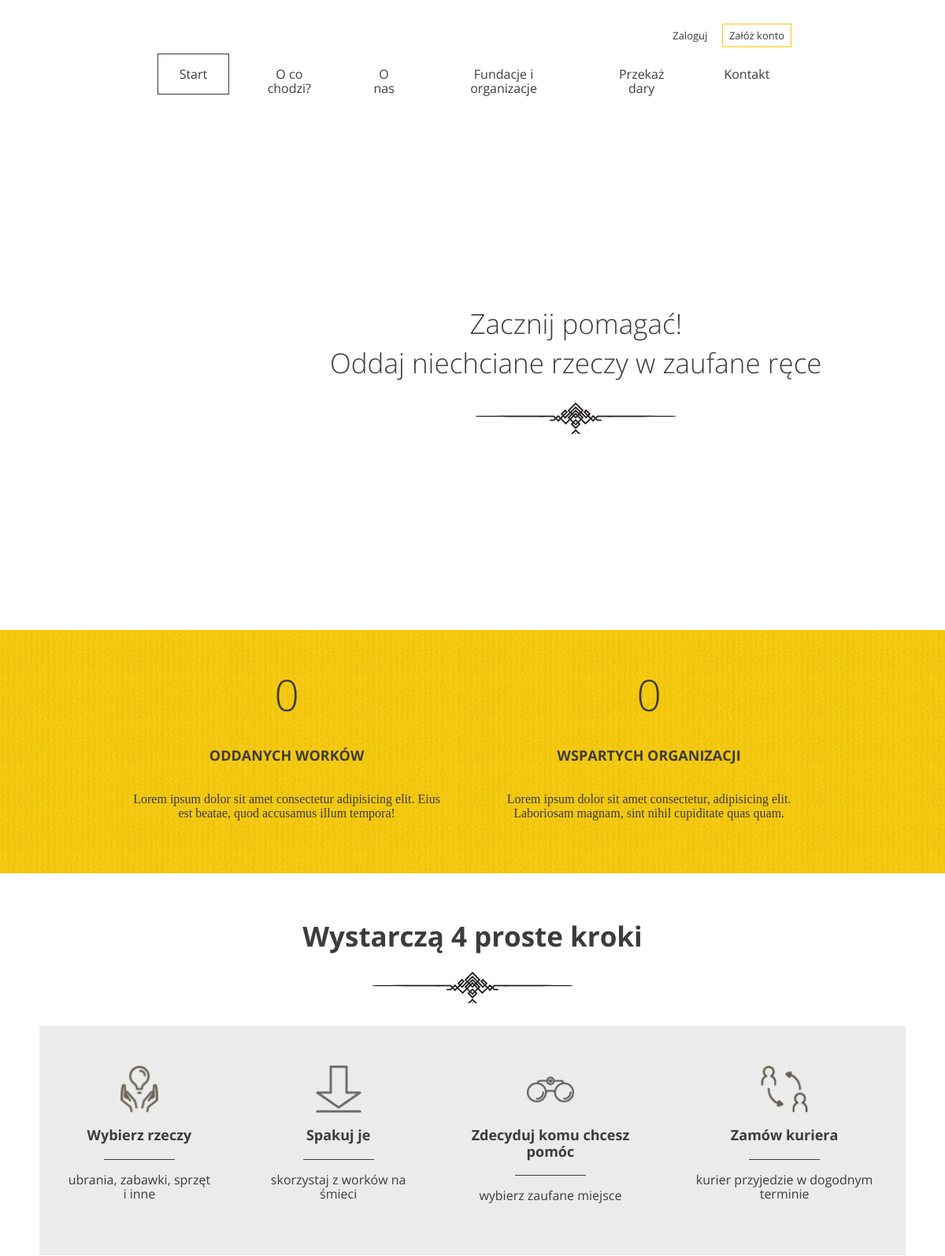
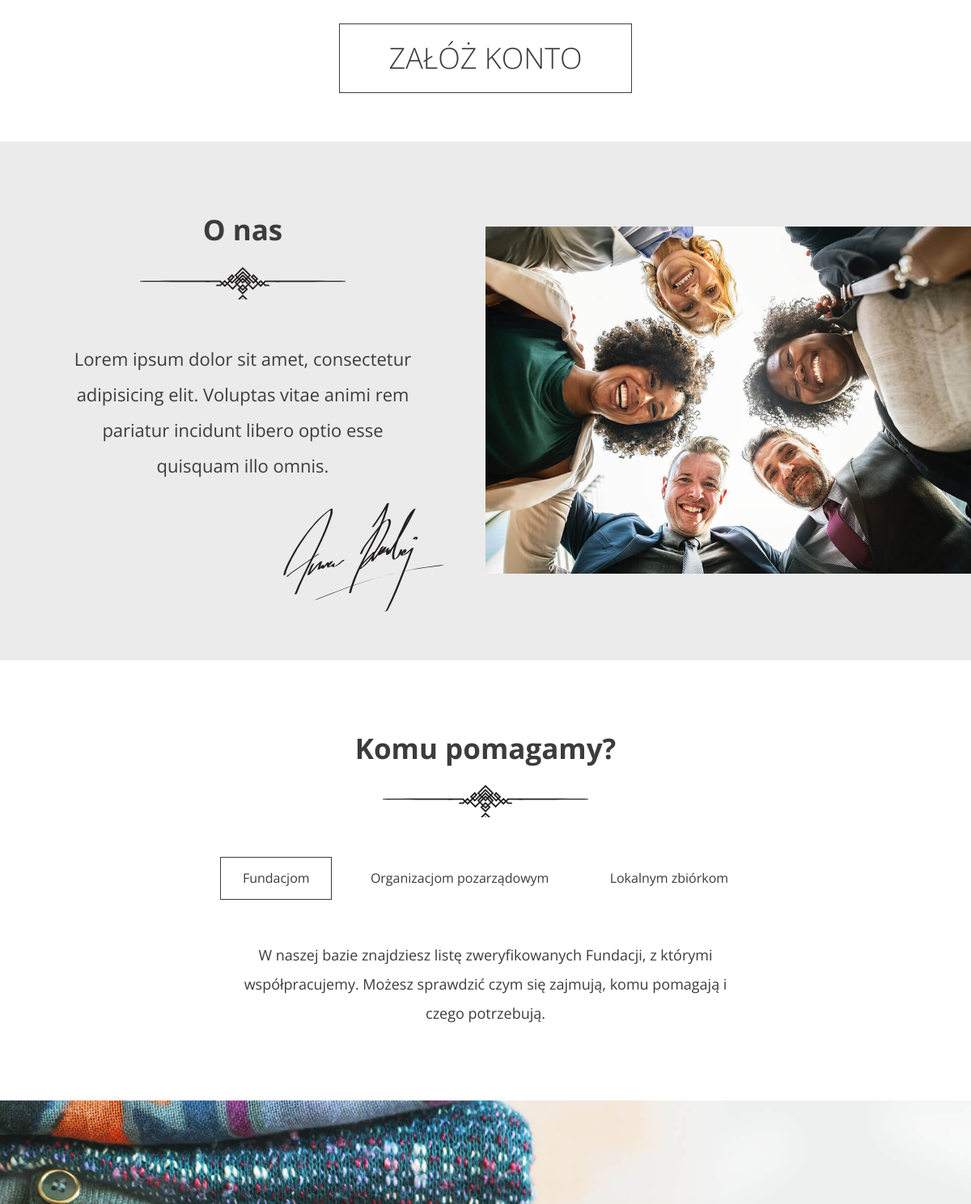
The app's page /index/ (upper part), older data (2 pictures, top to bottom).
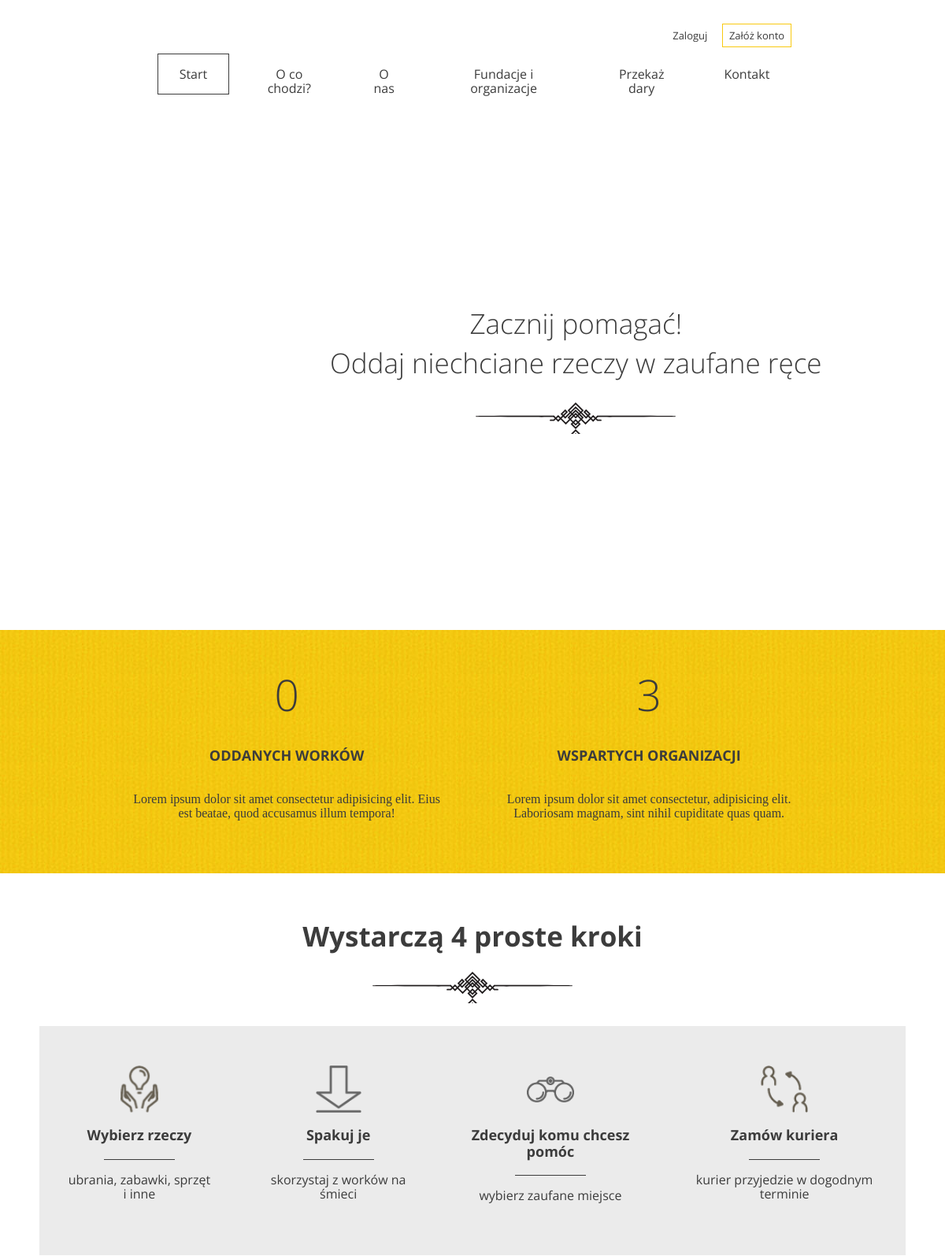
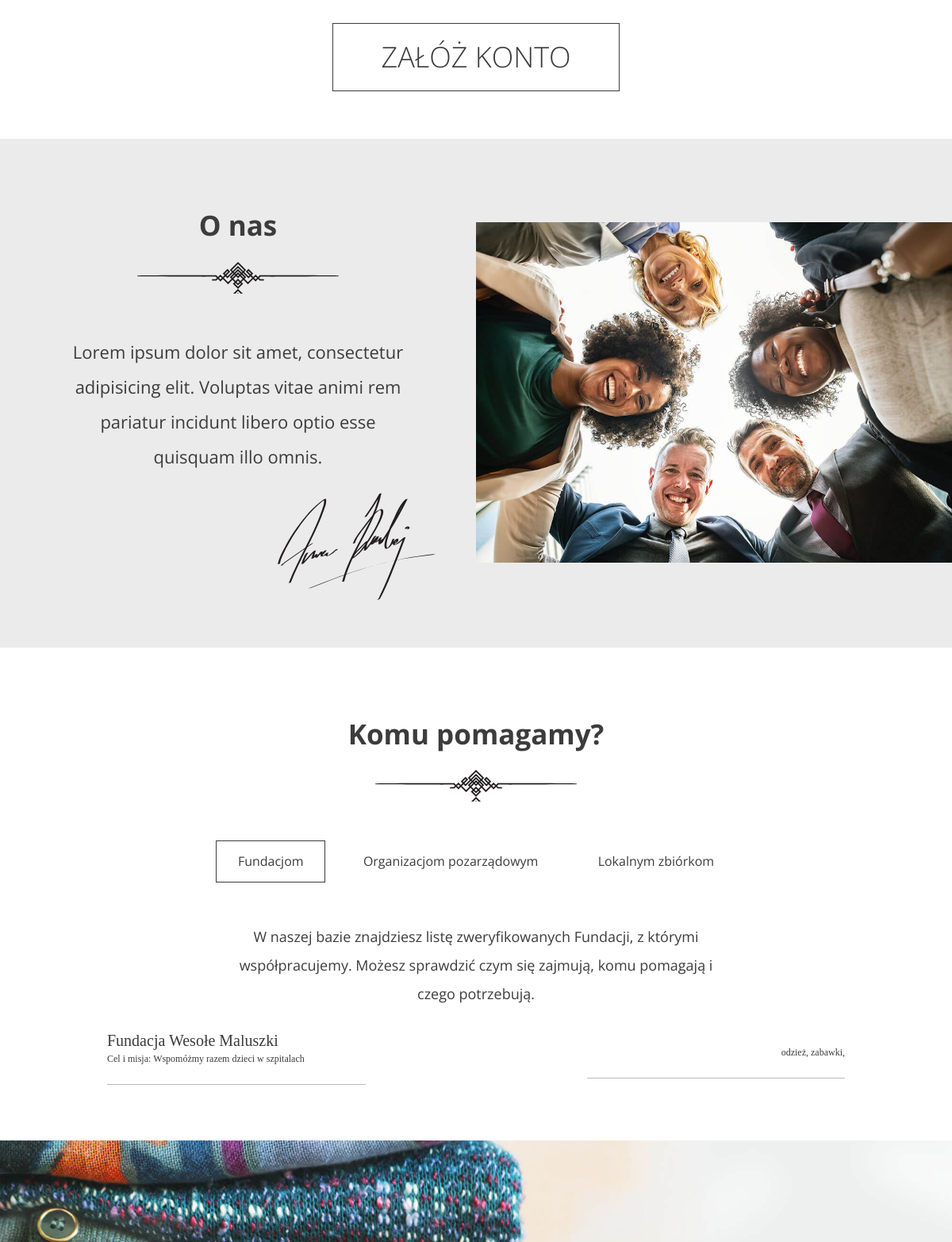
The same page, newer data (2 pictures, top to bottom).
### main_app/models.py (models this page shows, shortened)
class Institution(models.Model):
    name = models.CharField(max_length=64)
    description = models.TextField()
    type = models.IntegerField(choices=types, default=0)
    categories = models.ManyToManyField(Category)
    class Meta:
        ordering = ('name',)

class Category(models.Model):
    name = models.CharField(max_length=64)

### main_app/views.py (the view)
# urls.py: path('index/', LandingPage.as_view(), name='LandingPage' ),
class LandingPage(View):
    def get(self,request):
        user = request.user
        donations = Donation.objects.all()
        bags_count = 0
        for donation in donations:
            bags_count += donation.quantity
        organizations_count = Institution.objects.count()
        foundations = Institution.objects.filter(type=0)
        ngos = Institution.objects.filter(type=1)
        foundraisings = Institution.objects.filter(type=2)
        context = {'bags_count':bags_count,
                   'organizations_count':organizations_count,
                   'foundations':foundations,
                   'ngos':ngos,
                   'foundraisings':foundraisings,
                   'user':user,
                   }
        return render(request, 'main_app/index.html', context)

### main_app/templates/main_app/index.html (shortened to what this page needs)
{%  extends 'base.html' %}
{% load static %}
{% block content %}
    <header class="header--main-page">
      <nav class="container container--70">
      {% if user.is_authenticated %}
          <ul class="nav--actions">
          <li class="logged-user">
            Witaj {{ user }}
            <ul class="dropdown">
              <li><a href="/user_details/{{ user.pk }}">Profil</a></li>
              <li><a href="#">Ustawienia</a></li>
                {% if user.is_superuser %}
                <li><a href="/admin/">Panel administracyjny</a></li>
                {% endif %}
              <li><a href="/logout/">Wyloguj</a></li>
            </ul>
          </li>
        </ul>
      {% else %}
        <ul class="nav--actions">
          <li><a href="/login/" class="btn btn--small btn--without-border">Zaloguj</a></li>
          <li><a href="/register/" class="btn btn--small btn--highlighted">Załóż konto</a></li>
        </ul>
      {% endif %}
        <ul>
          <li><a href="" class="btn btn--without-border active">Start</a></li>
          <li><a href="#steps" class="btn btn--without-border">O co chodzi?</a></li>
          <li><a href="#about-us" class="btn btn--without-border">O nas</a></li>
          <li><a href="#help" class="btn btn--without-border">Fundacje i organizacje</a></li>
          <li><a href="/share/#important" class="btn btn--without-border">Przekaż dary</a></li>
          <li><a href="#contact" class="btn btn--without-border">Kontakt</a></li>
        </ul>
      </nav>
      <div class="slogan container container--90">
        <div class="slogan--item">
          <h1>
            Zacznij pomagać!<br />
            Oddaj niechciane rzeczy w zaufane ręce
          </h1>
        </div>
      </div>
    </header>
    <section id="stats" class="stats">
      <div class="container container--85">
        <div class="stats--item">
          <em>{{ bags_count }}</em>
          <h3>Oddanych worków</h3>
          <p>Lorem ipsum dolor sit amet consectetur adipisicing elit. Eius est beatae, quod accusamus illum tempora!</p>
        </div>
        <div class="stats--item">
          <em>{{ organizations_count }}</em>
          <h3>Wspartych organizacji</h3>
          <p>Lorem ipsum dolor sit amet consectetur, adipisicing elit. Laboriosam magnam, sint nihil cupiditate quas quam.</p>
        </div>
      </div>
    </section>
    <section id="steps" class="steps">
      <h2>Wystarczą 4 proste kroki</h2>
      <div class="steps--container">
        <div class="steps--item">
          <span class="icon icon--hands"></span>
          <h3>Wybierz rzeczy</h3>
          <p>ubrania, zabawki, sprzęt i inne</p>
        </div>
        <div class="steps--item">
          <span class="icon icon--arrow"></span>
          <h3>Spakuj je</h3>
          <p>skorzystaj z worków na śmieci</p>
        </div>
        <div class="steps--item">
          <span class="icon icon--glasses"></span>
          <h3>Zdecyduj komu chcesz pomóc</h3>
          <p>wybierz zaufane miejsce</p>
        </div>
        <div class="steps--item">
          <span class="icon icon--courier"></span>
          <h3>Zamów kuriera</h3>
          <p>kurier przyjedzie w dogodnym terminie</p>
        </div>
      </div>
      <a href="/register/" class="btn btn--large">Załóż konto</a>
    </section>
    <section id="about-us" class="about-us">
      <div class="about-us--text">
        <h2>O nas</h2>
        <p>Lorem ipsum dolor sit amet, consectetur adipisicing elit. Voluptas vitae animi rem pariatur incidunt libero optio esse quisquam illo omnis.</p>
        <img src="/static/images/signature.svg" class="about-us--text-signature" alt="Signature" />
      </div>
      <div class="about-us--image"><img src="/static/images/about-us.jpg" alt="People in circle" /></div>
    </section>
     <section id="help" class="help">
      <h2>Komu pomagamy?</h2>
      <ul class="help--buttons">
        <li data-id="1"><a href="#" class="btn btn--without-border active">Fundacjom</a></li>
        <li data-id="2"><a href="#" class="btn btn--without-border">Organizacjom pozarządowym</a></li>
        <li data-id="3"><a href="#" class="btn btn--without-border">Lokalnym zbiórkom</a></li>
      </ul>
      <div class="help--slides active" data-id="1">
        <p>W naszej bazie znajdziesz listę zweryfikowanych Fundacji, z którymi współpracujemy. Możesz sprawdzić czym się zajmują, komu pomagają i czego potrzebują.</p>
        <ul class="help--slides-items">
            {%  for foundation in foundations %}
          <li>
            <div class="col">
              <div class="title">Fundacja {{ foundation.name }}</div>
              <div class="subtitle">Cel i misja: {{ foundation.description }}</div>
            </div>
            <div class="col"><div class="text">
                {% for category in foundation.categories.all %}
                {{ category.name}},
                {% endfor %}
                    </div></div>
          </li>
            {% endfor %}
      </div>
    </section>
{% endblock %}

### templates/base.html (shortened to what this page needs)
{% load static %}
<!DOCTYPE html>
<html lang="pl">
  <head>
    <link rel="stylesheet" href="/static/css/style.css" />
  </head>
<body>
{%  block content %}
{% endblock %}
    <footer>
      <div id="contact" class="contact">
      </div>
    </footer>
</body>
</html>

Row changes from the older to the newer data that the page shows:
added Institution: name "Wesołe Maluszki", description "Wspomóżmy razem dzieci w szpitalach"
added Category: name "odzież"
added Category: name "zabawki"
Text that changed along with them:
{{ organizations_count }}: "0" → "3"
